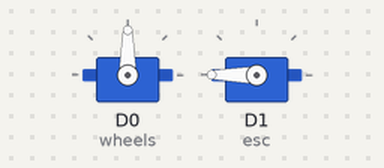
Recording of a sketch running on a simulated Particle Photon. Shown: 2 × servo. What the sketch prints to the serial monitor is not drawn.

Above: at 0.1 s.
At 1.1 s:
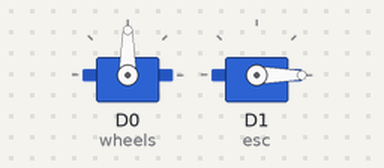
At 2.1 s:
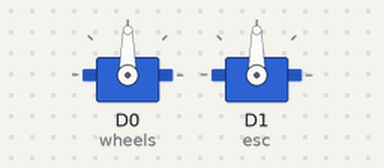
Timing chart, 0 to 3.6 s (numbered marks = the images above):
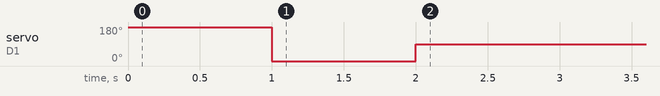

The sketch:

crawler.ino
```cpp
/*


Emily Lam, November 2016
*/

#include "application.h"
#include <math.h>

Servo wheels;                 // servo for turning the wheels
Servo esc;                    // not actually a servo, but controlled like one!
bool startup = true;          // used to ensure startup only happens once
int startupDelay = 1000;      // time to pause at each calibration step
int speedOffset = 2;          // speed incredment
int turnOffset = 15;          // turn increment
int speed = 90;               // default speed, neutral
int turn = 90;                // default turn, neutral

void setup(){
  Serial.begin(9600);
  Particle.function("forbackward", procFB);
  Particle.function("leftright", procLR);
  wheels.attach(D0);          // initialize wheel servo to Digital IO Pin D0
  esc.attach(D1);             // initialize ESC to Digital IO Pin D1
  calibrateESC();
  delay(200);
}

/* Calibrate the ESC by sending a high signal, then a low, then middle.*/
void calibrateESC(){
  esc.write(180);             // full backwards
  delay(startupDelay);
  esc.write(0);               // full forwards
  delay(startupDelay);
  esc.write(90);              // neutral
  delay(startupDelay);
  esc.write(90);              // reset the ESC to neutral (non-moving) value
}

// Main loop
void loop() {
  esc.write(speed);
  wheels.write(turn);
  Serial.print("Speed: ");
  Serial.println(speed);
  Serial.print("Turn: ");
  Serial.println(turn);
  delay(50);
}


int procFB(String rcvValue) {
  if (rcvValue == "back" && speed < 120 && speed >= 90) {
    speed = speed + speedOffset; }
  else if (rcvValue == "forward" && speed > 90) {
    speed = 90;
  }
  else if (rcvValue == "forward" && speed > 45) {
    speed = speed - speedOffset;
  }
  else if (rcvValue == "back" && speed < 90) {
    speed = 90;
  }
  return 1;
}

int procLR(String rcvValue) {
  if (rcvValue == "left" && turn < 120 && turn >= 90) {
    turn = turn + turnOffset; }
  else if (rcvValue == "right" && turn > 90) {
    turn = 90;
  }
  else if (rcvValue == "right" && turn > 45) {
    turn = turn - turnOffset;
  }
  else if (rcvValue == "left" && turn < 90) {
    turn = 90;
  }
  return 1;
}
```
